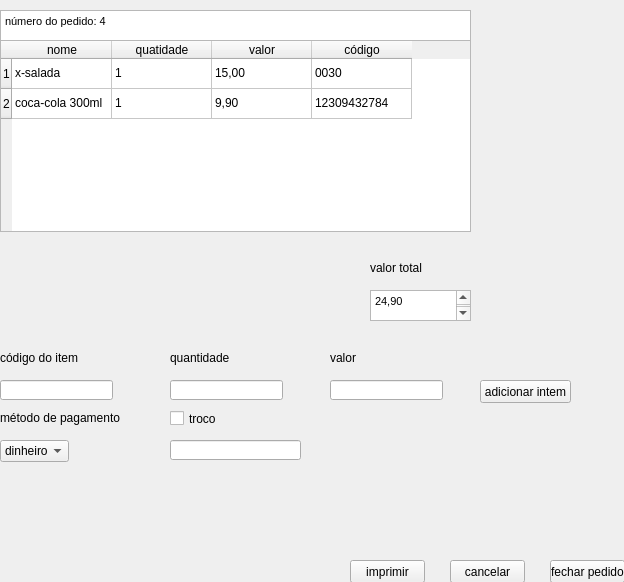
<?xml version="1.0" encoding="UTF-8"?>
<ui version="4.0">
 <class>Form</class>
 <widget class="QWidget" name="Form">
  <property name="geometry">
   <rect>
    <x>0</x>
    <y>0</y>
    <width>624</width>
    <height>582</height>
   </rect>
  </property>
  <property name="windowTitle">
   <string>Form</string>
  </property>
  <widget class="QTextBrowser" name="textBrowser">
   <property name="geometry">
    <rect>
     <x>0</x>
     <y>10</y>
     <width>471</width>
     <height>31</height>
    </rect>
   </property>
   <property name="html">
    <string>&lt;!DOCTYPE HTML PUBLIC &quot;-//W3C//DTD HTML 4.0//EN&quot; &quot;http://www.w3.org/TR/REC-html40/strict.dtd&quot;&gt;
&lt;html&gt;&lt;head&gt;&lt;meta name=&quot;qrichtext&quot; content=&quot;1&quot; /&gt;&lt;style type=&quot;text/css&quot;&gt;
p, li { white-space: pre-wrap; }
&lt;/style&gt;&lt;/head&gt;&lt;body style=&quot; font-family:'MS Shell Dlg 2'; font-size:8.25pt; font-weight:400; font-style:normal;&quot;&gt;
&lt;p style=&quot; margin-top:0px; margin-bottom:0px; margin-left:0px; margin-right:0px; -qt-block-indent:0; text-indent:0px;&quot;&gt;número do pedido: 4&lt;/p&gt;&lt;/body&gt;&lt;/html&gt;</string>
   </property>
  </widget>
  <widget class="QTableWidget" name="tableWidget">
   <property name="geometry">
    <rect>
     <x>0</x>
     <y>40</y>
     <width>471</width>
     <height>192</height>
    </rect>
   </property>
   <row>
    <property name="text">
     <string>1</string>
    </property>
   </row>
   <row>
    <property name="text">
     <string>2</string>
    </property>
   </row>
   <column>
    <property name="text">
     <string>nome</string>
    </property>
   </column>
   <column>
    <property name="text">
     <string>quatidade</string>
    </property>
   </column>
   <column>
    <property name="text">
     <string>valor</string>
    </property>
   </column>
   <column>
    <property name="text">
     <string>código</string>
    </property>
   </column>
   <item row="0" column="0">
    <property name="text">
     <string>x-salada</string>
    </property>
   </item>
   <item row="0" column="1">
    <property name="text">
     <string>1</string>
    </property>
   </item>
   <item row="0" column="2">
    <property name="text">
     <string>15,00</string>
    </property>
   </item>
   <item row="0" column="3">
    <property name="text">
     <string>0030</string>
    </property>
   </item>
   <item row="1" column="0">
    <property name="text">
     <string>coca-cola 300ml</string>
    </property>
   </item>
   <item row="1" column="1">
    <property name="text">
     <string>1</string>
    </property>
   </item>
   <item row="1" column="2">
    <property name="text">
     <string>9,90</string>
    </property>
   </item>
   <item row="1" column="3">
    <property name="text">
     <string>12309432784</string>
    </property>
   </item>
  </widget>
  <widget class="QLabel" name="label">
   <property name="geometry">
    <rect>
     <x>370</x>
     <y>260</y>
     <width>71</width>
     <height>16</height>
    </rect>
   </property>
   <property name="text">
    <string>valor total</string>
   </property>
  </widget>
  <widget class="QTextBrowser" name="textBrowser_2">
   <property name="geometry">
    <rect>
     <x>370</x>
     <y>290</y>
     <width>101</width>
     <height>31</height>
    </rect>
   </property>
   <property name="html">
    <string>&lt;!DOCTYPE HTML PUBLIC &quot;-//W3C//DTD HTML 4.0//EN&quot; &quot;http://www.w3.org/TR/REC-html40/strict.dtd&quot;&gt;
&lt;html&gt;&lt;head&gt;&lt;meta name=&quot;qrichtext&quot; content=&quot;1&quot; /&gt;&lt;style type=&quot;text/css&quot;&gt;
p, li { white-space: pre-wrap; }
&lt;/style&gt;&lt;/head&gt;&lt;body style=&quot; font-family:'MS Shell Dlg 2'; font-size:8.25pt; font-weight:400; font-style:normal;&quot;&gt;
&lt;p style=&quot; margin-top:0px; margin-bottom:0px; margin-left:0px; margin-right:0px; -qt-block-indent:0; text-indent:0px;&quot;&gt;24,90&lt;/p&gt;
&lt;p style=&quot;-qt-paragraph-type:empty; margin-top:0px; margin-bottom:0px; margin-left:0px; margin-right:0px; -qt-block-indent:0; text-indent:0px;&quot;&gt;&lt;br /&gt;&lt;/p&gt;&lt;/body&gt;&lt;/html&gt;</string>
   </property>
  </widget>
  <widget class="QLabel" name="label_2">
   <property name="geometry">
    <rect>
     <x>0</x>
     <y>350</y>
     <width>111</width>
     <height>16</height>
    </rect>
   </property>
   <property name="text">
    <string>código do item</string>
   </property>
  </widget>
  <widget class="QLineEdit" name="lineEdit">
   <property name="geometry">
    <rect>
     <x>0</x>
     <y>380</y>
     <width>113</width>
     <height>20</height>
    </rect>
   </property>
  </widget>
  <widget class="QLabel" name="label_3">
   <property name="geometry">
    <rect>
     <x>170</x>
     <y>350</y>
     <width>131</width>
     <height>16</height>
    </rect>
   </property>
   <property name="text">
    <string>quantidade</string>
   </property>
  </widget>
  <widget class="QLineEdit" name="lineEdit_2">
   <property name="geometry">
    <rect>
     <x>170</x>
     <y>380</y>
     <width>113</width>
     <height>20</height>
    </rect>
   </property>
  </widget>
  <widget class="QLabel" name="label_4">
   <property name="geometry">
    <rect>
     <x>330</x>
     <y>350</y>
     <width>131</width>
     <height>16</height>
    </rect>
   </property>
   <property name="text">
    <string>valor</string>
   </property>
  </widget>
  <widget class="QLineEdit" name="lineEdit_3">
   <property name="geometry">
    <rect>
     <x>330</x>
     <y>380</y>
     <width>113</width>
     <height>20</height>
    </rect>
   </property>
  </widget>
  <widget class="QLabel" name="label_5">
   <property name="geometry">
    <rect>
     <x>0</x>
     <y>410</y>
     <width>121</width>
     <height>16</height>
    </rect>
   </property>
   <property name="text">
    <string>método de pagamento</string>
   </property>
  </widget>
  <widget class="QComboBox" name="comboBox">
   <property name="geometry">
    <rect>
     <x>0</x>
     <y>440</y>
     <width>69</width>
     <height>22</height>
    </rect>
   </property>
   <item>
    <property name="text">
     <string>dinheiro</string>
    </property>
   </item>
   <item>
    <property name="text">
     <string>VA</string>
    </property>
   </item>
   <item>
    <property name="text">
     <string>VR</string>
    </property>
   </item>
   <item>
    <property name="text">
     <string>cartão de crédito</string>
    </property>
   </item>
   <item>
    <property name="text">
     <string>cartão de débito</string>
    </property>
   </item>
   <item>
    <property name="text">
     <string>PIX</string>
    </property>
   </item>
  </widget>
  <widget class="QCheckBox" name="checkBox">
   <property name="geometry">
    <rect>
     <x>170</x>
     <y>410</y>
     <width>111</width>
     <height>17</height>
    </rect>
   </property>
   <property name="text">
    <string>troco</string>
   </property>
  </widget>
  <widget class="QLineEdit" name="lineEdit_4">
   <property name="geometry">
    <rect>
     <x>170</x>
     <y>440</y>
     <width>131</width>
     <height>20</height>
    </rect>
   </property>
  </widget>
  <widget class="QPushButton" name="pushButton">
   <property name="geometry">
    <rect>
     <x>480</x>
     <y>380</y>
     <width>91</width>
     <height>23</height>
    </rect>
   </property>
   <property name="text">
    <string>adicionar intem</string>
   </property>
  </widget>
  <widget class="QPushButton" name="pushButton_2">
   <property name="geometry">
    <rect>
     <x>450</x>
     <y>560</y>
     <width>75</width>
     <height>23</height>
    </rect>
   </property>
   <property name="text">
    <string>cancelar</string>
   </property>
  </widget>
  <widget class="QPushButton" name="pushButton_3">
   <property name="geometry">
    <rect>
     <x>550</x>
     <y>560</y>
     <width>75</width>
     <height>23</height>
    </rect>
   </property>
   <property name="text">
    <string>fechar pedido</string>
   </property>
  </widget>
  <widget class="QPushButton" name="pushButton_4">
   <property name="geometry">
    <rect>
     <x>350</x>
     <y>560</y>
     <width>75</width>
     <height>23</height>
    </rect>
   </property>
   <property name="text">
    <string>imprimir</string>
   </property>
  </widget>
 </widget>
 <resources/>
 <connections/>
</ui>
